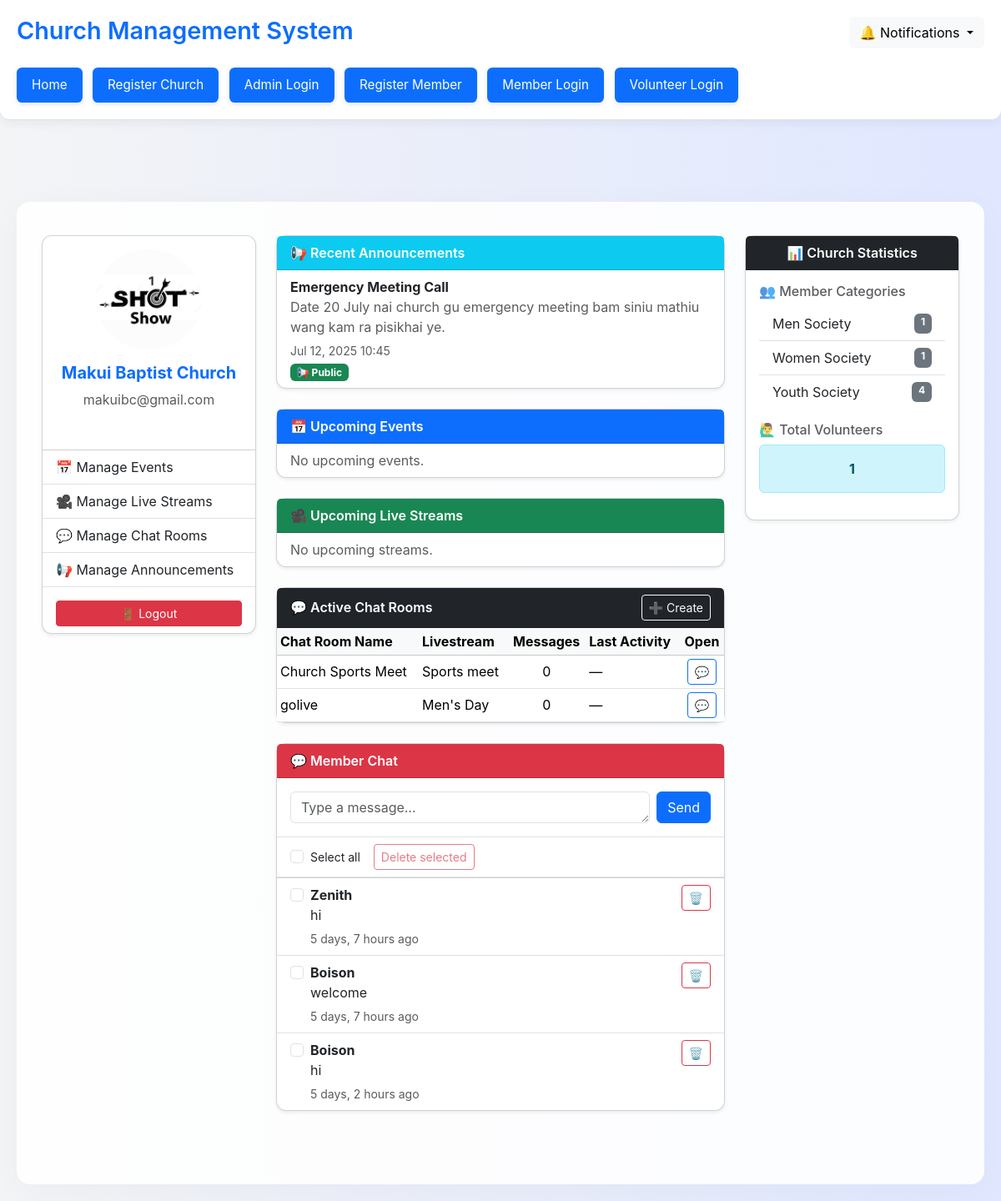
The app's page /volunteer/dashboard/ (signed in) with its own data.
### church/models.py (models this page shows, shortened)
class Church(models.Model):
    admin = models.OneToOneField(
        settings.AUTH_USER_MODEL,
        on_delete=models.PROTECT,  # 🔒 Prevent accidental deletion
        related_name='church_admin',
        null=True,
        blank=True,
    )
    church_name     = models.CharField(max_length=255)
    church_address  = models.CharField(max_length=255)
    phone_number    = models.CharField(max_length=20, unique=True)
    email_address   = models.EmailField(unique=True)
    district        = models.CharField(max_length=100)
    state           = models.CharField(max_length=100)
    postal_code     = models.CharField(max_length=20)
    country         = models.CharField(max_length=100)
    profile_picture = models.ImageField(
        upload_to='church_profiles/', blank=True, null=True
    )
    upi_id = models.CharField(max_length=100, blank=True, null=True)
    qr_code = models.ImageField(
        upload_to='church_qrcodes/', blank=True, null=True
    )
    is_suspended = models.BooleanField(
        default=False,
        help_text="Tick to disable all log‑ins for this church until dues are paid."
    )
    date_registered = models.DateTimeField(auto_now_add=True)

class Announcement(models.Model):
    church = models.ForeignKey(Church, on_delete=models.CASCADE)
    title = models.CharField(max_length=255)
    content = models.TextField(blank=True)  # Announcement message
    created_by = models.ForeignKey(User, on_delete=models.SET_NULL, null=True, blank=True)
    event = models.ForeignKey(Event, on_delete=models.SET_NULL, null=True, blank=True)
    user = models.ForeignKey(User, on_delete=models.CASCADE, related_name='personal_announcements', null=True, blank=True, help_text="Leave blank for public announcements.")
    is_public = models.BooleanField(default=True)
    is_read = models.BooleanField(default=False)  # Only for personal announcements
    created_at = models.DateTimeField(auto_now_add=True)
    class Meta:
        ordering = ['-created_at']
    def is_notification(self):
        return self.user is not None and not self.is_public

class ChatRoom(models.Model):
    name = models.CharField(max_length=100)
    church = models.ForeignKey('Church', on_delete=models.CASCADE, default=get_default_church)
    livestream = models.OneToOneField('LiveStream', on_delete=models.CASCADE, related_name='chat_room', null=True, blank=True)

class LiveStream(models.Model):
    church = models.ForeignKey(Church, on_delete=models.CASCADE)
    title = models.CharField(max_length=255)
    video_url = models.URLField()
    description = models.TextField(blank=True, null=True)
    start_time = models.DateTimeField(default=timezone.now)
    end_time = models.DateTimeField(blank=True, null=True)
    date = models.DateTimeField(default=timezone.now)
    is_active = models.BooleanField(default=True)
    created_at = models.DateTimeField(auto_now_add=True)
    updated_at = models.DateTimeField(auto_now=True)

### church/views.py (the view)
# urls.py: path('volunteer/dashboard/', views.volunteer_dashboard, name='volunteer_dashboard'),
@login_required
def volunteer_dashboard(request):
    if not hasattr(request.user, 'volunteer'):
        raise Http404("Access denied.")
    church = request.user.volunteer.church
    total_members    = Member.objects.filter(church=church).count()
    total_volunteers = Volunteer.objects.filter(church=church).count()
    category_counts = (Member.objects
                       .filter(church=church)
                       .values('category__name')
                       .annotate(total=Count('id')))
    category_stats = {'Men Society': 0, 'Women Society': 0, 'Youth Society': 0}
    for row in category_counts:
        if row['category__name'] in category_stats:
            category_stats[row['category__name']] = row['total']
    upcoming_events  = (Event.objects
                        .filter(church=church, start_datetime__gte=timezone.now())
                        .order_by('start_datetime')[:5])
    upcoming_streams = (LiveStream.objects
                        .filter(church=church, date__gte=timezone.now())
                        .order_by('date')[:5])
    active_chat_rooms     = ChatRoom.objects.filter(church=church)
    recent_announcements  = (Announcement.objects
                             .filter(church=church)
                             .order_by('-created_at')[:5])
    member_chats = (MemberChatMessage.objects
                    .filter(church=church, is_deleted=False)
                    .select_related("sender")
                    .order_by('-sent_at')[:30])
    context = {
        'church': church,
        'total_members': total_members,
        'category_stats': category_stats,
        'total_volunteers': total_volunteers,
        'upcoming_events': upcoming_events,
        'upcoming_streams': upcoming_streams,
        'active_chat_rooms': active_chat_rooms,
        'recent_announcements': recent_announcements,
        'member_chats': member_chats,
        'is_volunteer': hasattr(request.user, "volunteer"),
        'can_moderate': request.user.has_perm('church.moderate_message'),
    }
    return render(request, 'church/volunteer_dashboard.html', context)

### church/templates/church/volunteer_dashboard.html (shortened to what this page needs)
{% extends 'base_generic.html' %}
{% load static %}
{% load custom_filters %}
{% block content %}
<div class="container-fluid mt-5">
  <div class="row">
    <div class="col-md-3 mb-4">
      <div class="card shadow-sm">
        <div class="card-body text-center">
          {% if church.profile_picture %}
            <img src="{{ church.profile_picture.url }}" class="img-fluid rounded-circle mb-2" style="max-height:120px;">
          {% else %}
            <img src="{% static 'img/default_church.png' %}" class="img-fluid rounded-circle mb-2" style="max-height:120px;">
          {% endif %}
          <h5 class="fw-bold text-primary mt-2">{{ church.church_name }}</h5>
          <p class="text-muted">{{ church.email_address }}</p>
        </div>
        <ul class="list-group list-group-flush mt-3">
          <li class="list-group-item"><a href="{% url 'church:church_events' %}" class="text-decoration-none text-dark">📅 Manage Events</a></li>
          <li class="list-group-item"><a href="{% url 'church:livestream_list' %}" class="text-decoration-none text-dark">🎥 Manage Live Streams</a></li>
          <li class="list-group-item"><a href="{% url 'church:chatroom_list' %}" class="text-decoration-none text-dark">💬 Manage Chat Rooms</a></li>
          <li class="list-group-item"><a href="{% url 'church:church_announcement_list' %}" class="text-decoration-none text-dark">📢 Manage Announcements</a></li>
          <li class="list-group-item text-center">
            <form method="post" action="{% url 'church:church_admin_logout' %}">
              <button type="submit" class="btn btn-sm btn-danger mt-2 w-100">🚪 Logout</button>
            </form>
          </li>
        </ul>
      </div>
    </div>
    <div class="col-md-6">
      <div class="row mb-4">
        <div class="col-md-12 mb-4">
          <div class="card shadow-sm">
            <div class="card-header bg-info text-white">📢 Recent Announcements</div>
            <ul class="list-group list-group-flush" style="max-height:300px; overflow-y:auto;">
              {% for ann in recent_announcements %}
                <li class="list-group-item">
                  <strong>{{ ann.title }}</strong><br>
                  <p class="mb-1 text-muted">{{ ann.content|truncatewords:25 }}</p>
                  <small class="text-muted">{{ ann.created_at|date:"M d, Y H:i" }}</small><br>
                  {% if ann.is_notification %}
                    <span class="badge bg-warning text-dark mt-1">🔔 Notification</span>
                  {% else %}
                    <span class="badge bg-success mt-1">📢 Public</span>
                  {% endif %}
                </li>
              {% empty %}
                <li class="list-group-item text-muted">No announcements available.</li>
              {% endfor %}
            </ul>
          </div>
        </div>
        <div class="col-md-12 mb-4">
          <div class="card shadow-sm">
            <div class="card-header bg-primary text-white">📅 Upcoming Events</div>
            <ul class="list-group list-group-flush">
              {% for event in upcoming_events %}
                <li class="list-group-item">
                  <strong>{{ event.title }}</strong><br>
                  <span class="event-time">
                    {{ event.start_datetime|date:"D, M d, Y H:i" }} — {{ event.end_datetime|date:"H:i" }}<br>
                    📍 {{ event.location }}
                  </span>
                </li>
              {% empty %}
                <li class="list-group-item text-muted">No upcoming events.</li>
              {% endfor %}
            </ul>
          </div>
        </div>
        <div class="col-md-12 mb-4">
          <div class="card shadow-sm">
            <div class="card-header bg-success text-white">🎥 Upcoming Live Streams</div>
            <ul class="list-group list-group-flush">
              {% for stream in upcoming_streams %}
                <li class="list-group-item d-flex justify-content-between align-items-center">
                  {{ stream.title }}
                  <span class="badge bg-success">{{ stream.date|date:"M d, Y H:i" }}</span>
                </li>
              {% empty %}
                <li class="list-group-item text-muted">No upcoming streams.</li>
              {% endfor %}
            </ul>
          </div>
        </div>
        <div class="col-md-12 mb-4">
          <div class="card shadow-sm">
            <div class="card-header bg-dark text-white d-flex justify-content-between align-items-center">
              <span>💬 Active Chat Rooms</span>
              {% if user.is_church_admin or user.volunteer.can_manage_chats %}
                <a href="{% url 'church:create_chatroom' %}" class="btn btn-sm btn-outline-light">➕ Create</a>
              {% endif %}
            </div>
            <div class="card-body table-responsive p-0">
              {% if active_chat_rooms %}
                <table class="table table-sm table-hover align-middle mb-0">
                  <thead class="table-light">
                    <tr>
                      <th>Chat Room Name</th>
                      <th>Livestream</th>
                      <th class="text-center">Messages</th>
                      <th>Last Activity</th>
                      <th class="text-center">Open</th>
                    </tr>
                  </thead>
                  <tbody>
                    {% for room in active_chat_rooms %}
                      {% with last_msg=room.messages.last %}
                        <tr>
                          <td>{{ room.name }}</td>
                          <td>{% if room.livestream %}{{ room.livestream.title }}{% else %}—{% endif %}</td>
                          <td class="text-center">{{ room.messages.count }}</td>
                          <td>{% if last_msg %}{{ last_msg.sent_at|date:"M d, Y H:i" }}{% else %}—{% endif %}</td>
                          <td class="text-center">
                            <a href="{% url 'church:chatroom_detail' room.id %}" class="btn btn-sm btn-outline-primary">💬</a>
                          </td>
                        </tr>
                      {% endwith %}
                    {% endfor %}
                  </tbody>
                </table>
              {% else %}
                <p class="text-muted m-3 text-center">No active chat rooms.</p>
              {% endif %}
            </div>
          </div>
        </div>
        <div class="col-md-12 mb-4">
          <div class="card shadow-sm">
            <div class="card-header bg-danger text-white d-flex justify-content-between align-items-center">
              💬 Member Chat
            </div>
            <form id="chat-form" method="post" action="{% url 'church:member_chat_post' %}" class="d-flex border-bottom p-3 gap-2">
              <textarea id="chat-input" name="content" rows="1" class="form-control" placeholder="Type a message…" required></textarea>
              <button type="submit" class="btn btn-primary">Send</button>
            </form>
            {% if is_volunteer or perms.church.moderate_message %}
            <div class="d-flex align-items-center gap-3 px-3 py-2 border-bottom">
              <div class="form-check m-0">
                <input class="form-check-input" type="checkbox" id="select-all">
                <label class="form-check-label small" for="select-all">Select all</label>
              </div>
              <button id="delete-selected" class="btn btn-sm btn-outline-danger" disabled>Delete selected</button>
            </div>
            {% endif %}
            <ul id="chat-messages" class="list-group list-group-flush" style="max-height:300px; overflow-y:auto;">
            </ul>
          </div>
        </div>
      </div>
    </div>
    <div class="col-md-3">
      <div class="card shadow-sm">
        <div class="card-header bg-dark text-white text-center">📊 Church Statistics</div>
        <div class="card-body">
          <h6 class="text-muted">👥 Member Categories</h6>
          <ul class="list-group list-group-flush mb-3">
            <li class="list-group-item d-flex justify-content-between">
              Men Society <span class="badge bg-secondary">{{ category_stats|dict_get:"Men Society"|default:"0" }}</span>
            </li>
            <li class="list-group-item d-flex justify-content-between">
              Women Society <span class="badge bg-secondary">{{ category_stats|dict_get:"Women Society"|default:"0" }}</span>
            </li>
            <li class="list-group-item d-flex justify-content-between">
              Youth Society <span class="badge bg-secondary">{{ category_stats|dict_get:"Youth Society"|default:"0" }}</span>
            </li>
          </ul>
          <h6 class="text-muted mt-3">🙋‍♂️ Total Volunteers</h6>
          <div class="alert alert-info text-center fw-bold">{{ total_volunteers }}</div>
        </div>
      </div>
    </div>
  </div>
</div>
{% endblock %}

### church/templates/base_generic.html (shortened to what this page needs)
{% load static %}
<!DOCTYPE html>
<html lang="en">
<head>
    <link rel="stylesheet" href="{% static 'css/style.css' %}">
    <link href="https://cdn.jsdelivr.net/npm/bootstrap@5.3.3/dist/css/bootstrap.min.css" rel="stylesheet">
</head>
<body>
<header class="position-relative">
    <h1>Church Management System</h1>
    {% if user.is_authenticated %}
    <div class="dropdown notification-dropdown">
        <a class="btn btn-light dropdown-toggle" href="#" id="notificationDropdown" role="button" data-bs-toggle="dropdown" aria-expanded="false">
            🔔 Notifications
        </a>
    </div>
    {% endif %}
    <nav>
        <a href="{% url 'church:homepage' %}" class="nav-link-btn">Home</a>
        <a href="{% url 'church:register_church' %}" class="nav-link-btn">Register Church</a>
        <a href="{% url 'church:church_admin_login' %}" class="nav-link-btn">Admin Login</a>
        <a href="{% url 'church:register_member' %}" class="nav-link-btn">Register Member</a>
        <a href="{% url 'church:member_login' %}" class="nav-link-btn">Member Login</a>
        <a href="{% url 'church:volunteer_login' %}" class="nav-link-btn">Volunteer Login</a>
    </nav>
</header>
<main>
    {% block content %}
    {% endblock %}
</main>
</body>
</html>

### records on screen
Church: profile_picture (picture), church_name "Makui Baptist Church", email_address "makuibc@gmail.com"
Announcement: title "Emergency Meeting Call", content "Date 20 July nai church gu emergency meeting bam siniu mathiu wang kam ra pisikhai ye.", created_at "Jul 12, 2025 10:45", shows "📢 Public"
ChatRoom: name "Church Sports Meet", livestream "Sports meet", messages.count "0"
ChatRoom: name "golive", livestream "Men's Day", messages.count "0"

### other values on screen
{{ category_stats|dict_get:"Men Society"|default:"0" }} "1"
{{ category_stats|dict_get:"Women Society"|default:"0" }} "1"
{{ category_stats|dict_get:"Youth Society"|default:"0" }} "4"
{{ total_volunteers }} "1"
